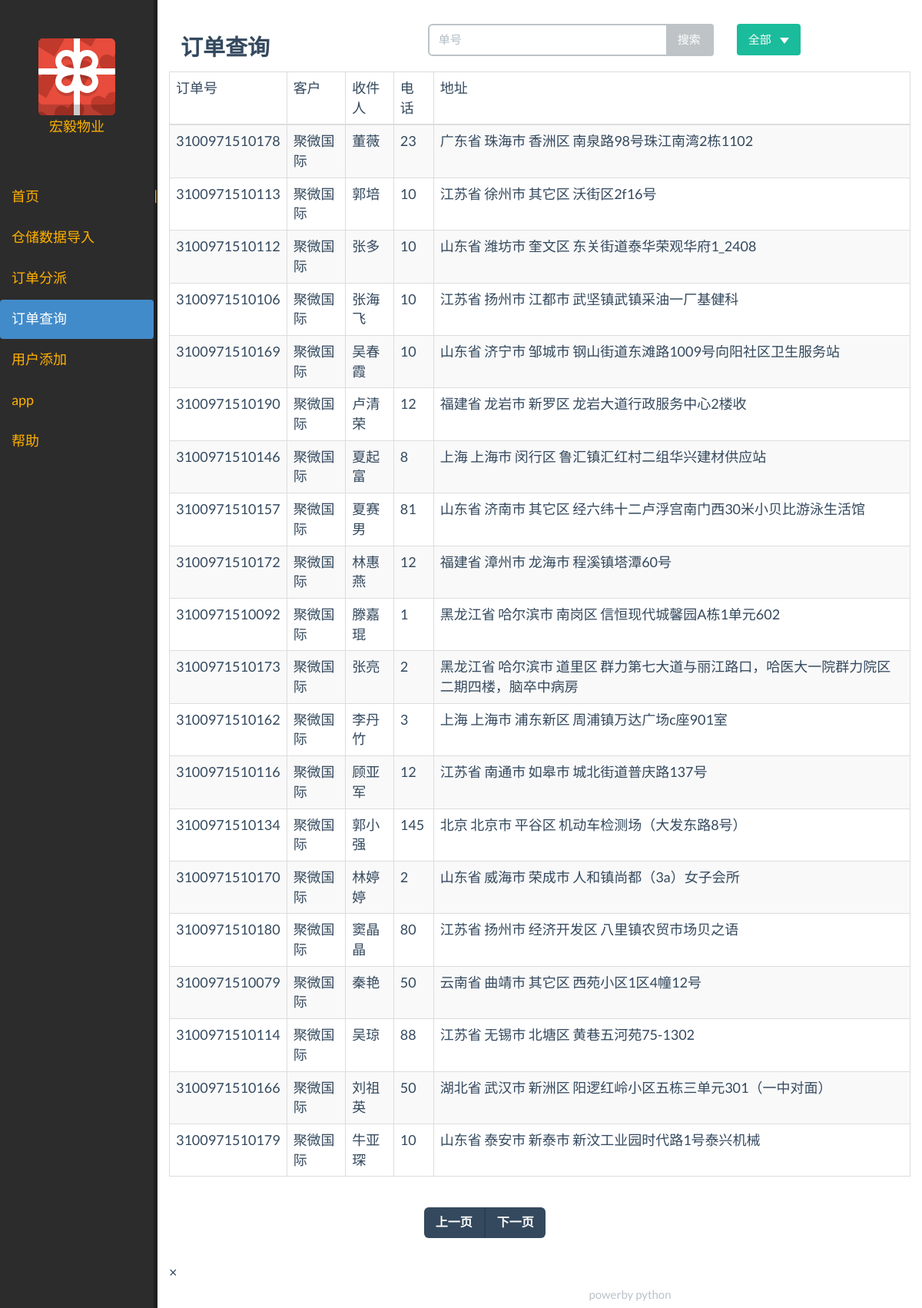
The page /order_post on the database as committed earlier.
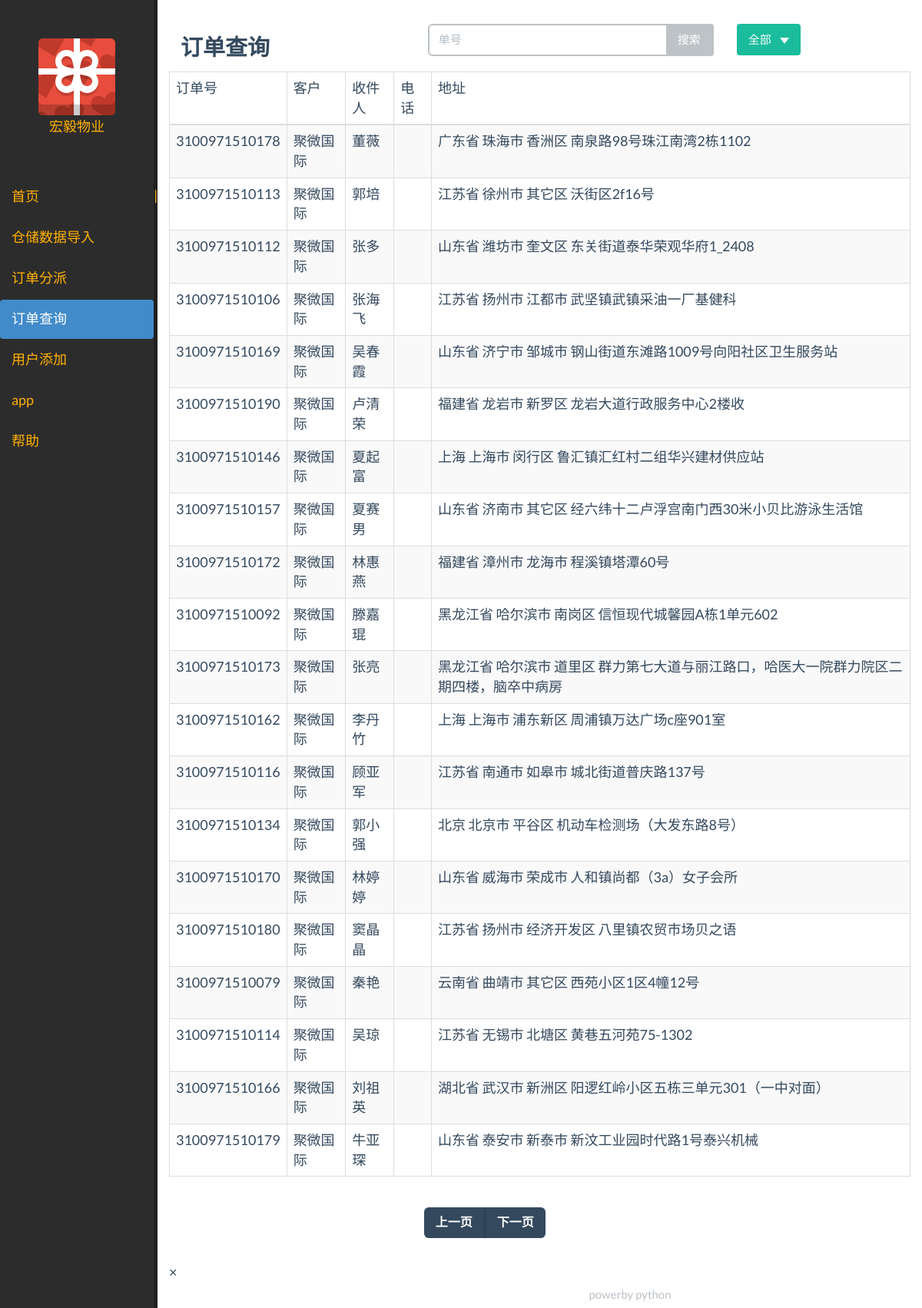
The same page on the database as committed later.
### apps/data/transgodatabase.py (models this page shows, shortened)
class Order(Base):
    __tablename__ = "order"
    ID = Column(String(20), primary_key=True)
    clienter = Column(String(20), nullable=False)
    tick = Column(String(20))
    user = Column(String(6))
    addr = Column(String(128), nullable=False)
    tel = Column(String(11))
    count = Column(Integer)
    express = Column(String(10))
    time = Column(DateTime,
                  default=datetime.now)
    descript = Column(String(256))
    print_status = Column(String(5))
    cancel_status = Column(Boolean)
    status = Column(String(10), nullable=False, default="Import")
    courise = Column(Integer, ForeignKey("courise.courise_id"))

### apps/main/views.py (the view)
@main_app.route("/order_post", methods=["GET"])
def order_query():
    session = make_session()
    orders = session.query(Order)
    session = make_session()
    orders = session.query(Order)\
                    .filter(Order.status != "Finish")\
                    .order_by(Order.time)\
                    .limit(PAGE_COUNT)
    page_num = 2
    return render_template("order_post_frame.html",
                           orders=orders,
                           num=page_num)

### apps/data/transgodatabase.py (called while the page is built)
def make_session():
    Session = sessionmaker(bind=engine)
    session = Session()
    return session

### templates/order_post_frame.html (shortened to what this page needs)
{% extends "main_frame.html" %}
{% block main_content %}
{% include "order_post.html" %}
{% endblock %}

### templates/order_post.html (shortened to what this page needs)
{% extends "main_content.html" %}
{% block main_content %}
<br/>
<div>
    <div class="col-md-4"><h4>订单查询</h4></div>
    <div class="col-md-5">
        <div class="input-group">
            <input id="search_order_id" type="text" class="form-control" placeholder="单号"></input>
            <span class="input-group-btn">
                <button class="btn btn-default" onclick="searchOrder()" type="button">搜索</button>
            </span>
        </div>
    </div>
    <div class="col-md-3 btn-group">
        <button class="btn btn-primary dropdown-toggle" data-toggle="dropdown"
                aria-haspopup="true" aria-expanded="false">
            全部
            <span class="caret">
            </span>
        </button>
    </div>
<div>
<table class="table table-striped table-bordered table-hover">
    <thead>
        <tr>
            <td>订单号</td>
            <td>客户</td>
            <td>收件人</td>
            <td>电话</td>
            <td>地址</td>
        </tr>
    </thead>
    <tbody>
        {% for order in orders %}
        <tr>
            <td>{{order.ID}}</td>
            <td>{{order.clienter}}</td>
            <td>{{order.user}}</td>
            <td>{{order.tel}}</td>
            <td>{{order.addr}}</td>
        </tr>
        {% endfor %}
    </tbody>
</table>
<div class="row">
    <div class="col-md-6 col-md-offset-4">
        <nav>
            <ul class="pager">
                <li class="previous"><a href="/order_post_page/{{num - 1}}"><span aria-hidden="true">上一页</span></a></li>
                <li class="next"><a href="/order_post_page/{{num}}"><span aria-hidden="true">下一页</span></a></li>
            </ul>
        </nav>
    </div>
</div>
{% endblock %}

Rows that differ between the two databases and show on the page:
changed Order "董薇": tel "23" → (not shown)
changed Order "郭培": tel "10" → (not shown)
changed Order "张多": tel "10" → (not shown)
changed Order "张海飞": tel "10" → (not shown)
changed Order "吴春霞": tel "10" → (not shown)
changed Order "卢清荣": tel "12" → (not shown)
changed Order "夏起富": tel "8" → (not shown)
changed Order "夏赛男": tel "81" → (not shown)
changed Order "林惠燕": tel "12" → (not shown)
changed Order "滕嘉琨": tel "1" → (not shown)
changed Order "张亮": tel "2" → (not shown)
changed Order "李丹竹": tel "3" → (not shown)
changed Order "顾亚军": tel "12" → (not shown)
changed Order "郭小强": tel "145" → (not shown)
changed Order "林婷婷": tel "2" → (not shown)
changed Order "窦晶晶": tel "80" → (not shown)
changed Order "秦艳": tel "50" → (not shown)
changed Order "吴琼": tel "88" → (not shown)
changed Order "刘祖英": tel "50" → (not shown)
changed Order "牛亚琛": tel "10" → (not shown)
